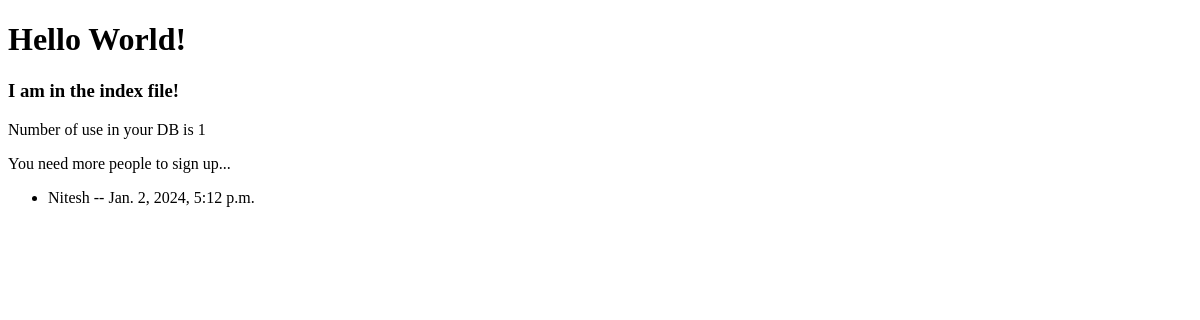
The page /users/index/ on the database as committed earlier.
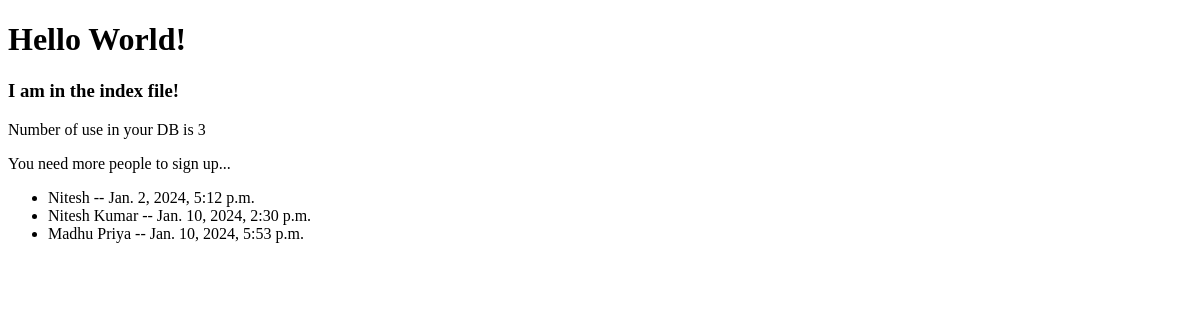
The same page on the database as committed later.
### users/models.py (models this page shows)
class User(models.Model):
    name = models.CharField(max_length=255, null=False)
    email = models.EmailField(max_length=255, null=False, unique=True)
    phone_number = models.CharField(max_length=10, unique=True)
    password = models.CharField(max_length=55, null=False)
    is_active = models.BooleanField(default=False)
    created_on = models.DateTimeField(auto_now_add=True)
    updated_on = models.DateTimeField(auto_now=True)

### users/views.py (the view)
# urls.py: path('index/', views.index, name='users_main_view'),
def index(request):
    user_count = User.objects.count()
    users = User.objects.all()
    for user in users:
        print(user.name)
    context = {
        "user_count": user_count,
        "users": users
    }
    return render(request, 'users/index.html', context)

### users/templates/users/index.html (shortened to what this page needs)
<!DOCTYPE html>
<html lang="en">
<head>
</head>
<body>
    <div>
        <h1>Hello World!</h1>
        <h3>I am in the index file!</h3>
        <p>Number of use in your DB is {{ user_count }}</p>
        {% if user_count < 10 %}
            <p>You need more people to sign up... </p>
        {% else %}
            <p>Great going!</p>
        {% endif %}
        <ul>
        {% for user in users %}
            <li>
            {{ user.name }} -- {{ user.created_on }}
            </li>
        {%  endfor %}
        </ul>
    </div>
</body>
</html>

Rows that differ between the two databases and show on the page:
added User: name "Nitesh Kumar", created_on "Jan. 10, 2024, 2:30 p.m."
added User: name "Madhu Priya", created_on "Jan. 10, 2024, 5:53 p.m."
Other text that changed with them:
{{ user_count }}: "1" → "3"
